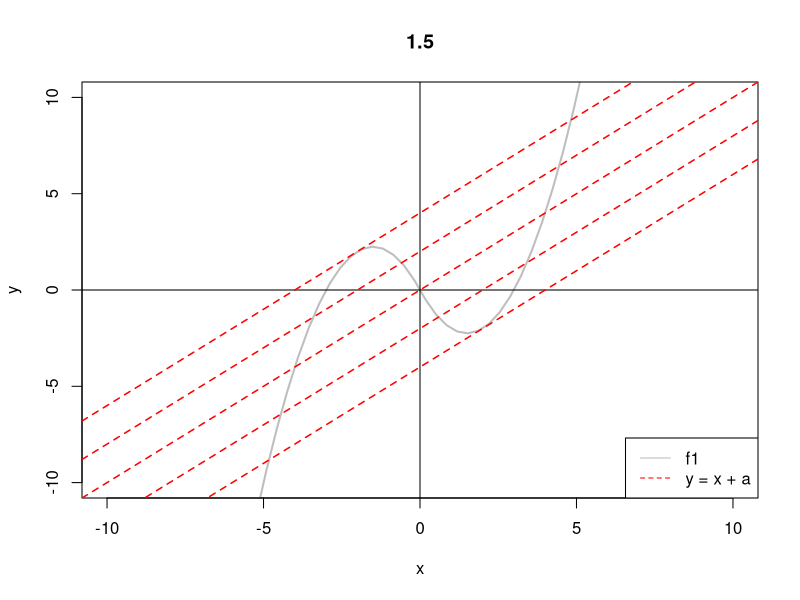

Generate this figure with R:
# 2.5 Графически найти все значения параметра , при которых система
# x*(y+3*x) = abs(x)
# y=x+a
# имеет ровно 4 решения.

# Подключение библиотеки для графиков
library(ggplot2)

# Функции
#f1 <- function(x, y) {x * (y + 3 * x) - (abs(x))^3 } # Уравнение 1
f1 <- function(x, y) { (abs(x))^3/x - 3*x } # Уравнение 1
f2 <- function(x, a) {x + a } # Уравнение 2 (прямая)

# Создание сетки значений
x <- seq(-10, 10, length.out = 60)  # x в диапазоне
y <- seq(-10, 10, length.out = 60)
y1 = f1(x, y)  # x в диапазоне
a <- seq(-4, 4, by=2)  # Разные значения a

# График
plot(x, f1(x,y), xlim = c(-10, 10), ylim = c(-10, 10), 
     xlab = "x", 
     ylab = "y", 
     main = "1.5",
     col = "grey",
     lwd = 2,
     type = 'l')
abline(h = 0, col = "black", lwd = 1)  # Ось X
abline(v = 0, col = "black", lwd = 1)  # Ось Y

# Добавляем линии y = x + a для разных a
for (a in a) {
  abline(a, 1, col = "red", lwd = 1.5, lty = 2)
}

legend(x="bottomright", 
       lty = c(1, 2),
       col = c("grey", "red"),
       legend = c("f1", "y = x + a"))
